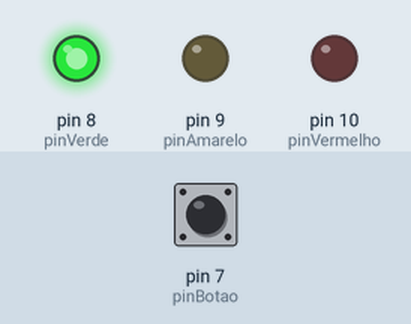
A sketch run on a simulated Arduino Uno, built with avr-gcc and run on an emulated ATmega328P. On the bench: output pins drawn as LEDs (lit = HIGH). Dashed ring = blinking. The inputs (shaded band) are chosen by the test bench; at power-on: pin 7 (pinBotao) LOW.

Above: at 1.2 s.
1.3 s: pin 7 (pinBotao) pulled HIGH for 1 s
At 2.9 s:
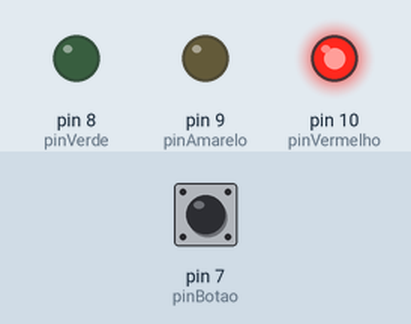
4.3 s: pin 7 (pinBotao) pulled HIGH for 0.15 s
At 5.6 s:
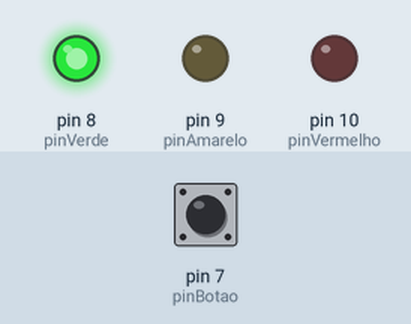
5.9 s: pin 7 (pinBotao) pulled HIGH for 3.2 s
At 9.3 s:
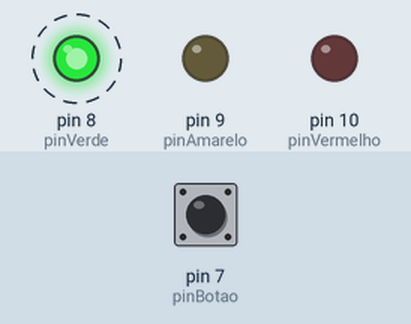
Timing chart, 0 to 10.8 s (numbered marks = the images above; inputs shaded):
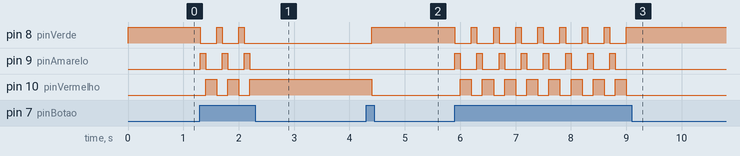

The sketch:

SemaforoBotao.ino
```cpp
int pinVermelho = 10;
int pinAmarelo = 9;
int pinVerde = 8;
int pinBotao = 7;

int faseSemaforo;

int estadoBotao;
void setup() {
  // put your setup code here, to run once:

pinMode(pinVerde, OUTPUT);
pinMode(pinVermelho, OUTPUT);
pinMode(pinAmarelo, OUTPUT);
pinMode(pinBotao, INPUT);

faseSemaforo = 1;

}

void loop() {
  // put your main code here, to run repeatedly:

estadoBotao = digitalRead(pinBotao);

if(estadoBotao == HIGH)
  {
    if(faseSemaforo < 4){
      faseSemaforo = faseSemaforo + 1;
    }else{
      faseSemaforo = 1;
    }

  }

if(faseSemaforo == 1)
  {
    digitalWrite(pinVerde, HIGH);
    digitalWrite(pinAmarelo, LOW);
    digitalWrite(pinVermelho, LOW);
  }

if(faseSemaforo == 2)
  {
    digitalWrite(pinVerde, LOW);
    digitalWrite(pinAmarelo, HIGH);
    digitalWrite(pinVermelho, LOW);
  }


if(faseSemaforo == 3)
  {
    digitalWrite(pinVerde, LOW);
    digitalWrite(pinAmarelo, LOW);
    digitalWrite(pinVermelho, HIGH);
  }

   delay(100);
}
```

Measured:
- after the input at 1.3 s, pin 8 (pinVerde): alternates HIGH for 0.10 s and LOW for 0.30 s, 5 changes in all, then stays LOW, starting at once; pin 9 (pinAmarelo): alternates HIGH for 0.10 s and LOW for 0.30 s, 6 changes in all, then stays LOW, starting at once
- after the input at 4.3 s, pin 8 (pinVerde): LOW → HIGH after 0.10 s; pin 10 (pinVermelho): HIGH → LOW after 0.10 s
- after the input at 5.9 s, pin 8 (pinVerde): alternates HIGH for 0.10 s and LOW for 0.30 s, 16 changes in all, then stays HIGH, starting at once; pin 9 (pinAmarelo): alternates HIGH for 0.10 s and LOW for 0.30 s, 16 changes in all, then stays LOW, starting at once
